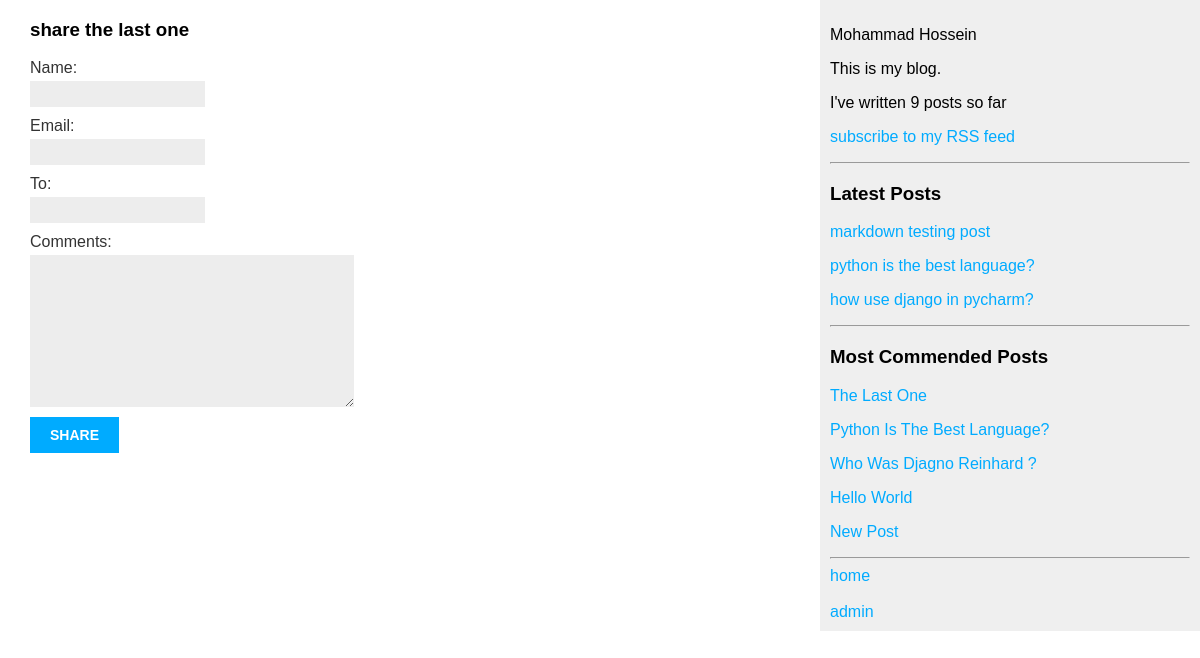
/blog/5/share/, run on the app's committed database.
### blog/models.py (models this page shows, shortened)
class Post(models.Model):
    class Status(models.TextChoices):
        DRAFT = "DF", "Draft"
        PUBLISHED = "PB", "Published"
    title = models.CharField(max_length=250)
    slug = models.SlugField(max_length=250, unique_for_date='publish')
    tags = TaggableManager()
    author = models.ForeignKey(User, on_delete=models.CASCADE, related_name='posts')
    body = models.TextField()
    publish = models.DateTimeField(default=timezone.now)
    created = models.DateTimeField(auto_now_add=True)
    updated = models.DateTimeField(auto_now=True)
    status = models.CharField(max_length=2, choices=Status.choices, default=Status.DRAFT)
    objects = models.Manager()
    published = PublishedManager()
    class Meta:
        ordering = ['-publish']
        indexes = [
            models.Index(fields=['-publish']),
        ]
    def get_absolute_url(self):
        return reverse('blog:post_detail', args=[self.publish.year, self.publish.month, self.publish.day, self.slug])

### blog/views.py (the view)
# urls.py: path('<int:post_id>/share/', post_share, name='post_share'),
def post_share(request, post_id):
    post = get_object_or_404(Post, id=post_id, status=Post.Status.PUBLISHED)
    sent = False
    if request.method == 'POST':
        form = EmailPostForm(request.POST)
        if form.is_valid():
            cd = form.cleaned_data
            post_url = request.build_absolute_uri(
                post.get_absolute_url())
            subject = f"{cd['name']} recommends you read " \
                      f"{post.title}"
            message = f"Read {post.title} at {post_url}\n\n" \
                      f"{cd['name']}\'s comments: {cd['comments']}"
            send_mail(subject, message, 'budeikin52@gmail.com', [cd['to'], ])
            sent = True
    else:
        form = EmailPostForm()
    return render(request, 'blog/post/share.html', {'post': post, 'form': form, 'sent': sent})

### blog/forms.py
class EmailPostForm(forms.Form):
    name = forms.CharField(max_length=25)
    email = forms.EmailField()
    to = forms.EmailField()
    comments = forms.CharField(required=False,
                               widget=forms.Textarea)

### blog/models.py (called while the page is built)
    def get_queryset(self):
        return super().get_queryset().filter(status=Post.Status.PUBLISHED)

### blog/templatetags/blog_tags.py (called while the page is built)
@register.simple_tag
def total_posts():
    return Post.published.count()

@register.inclusion_tag('blog/post/latest_posts.html')
def recent_posts(count=5):
    latest_posts = Post.published.order_by('-publish')[:count]
    return {'latest_posts': latest_posts}

@register.simple_tag
def get_most_commended_posts(count=5):
    return Post.published.annotate(total_comments=Count('comments')).order_by('-total_comments')[:count]

### blog/templates/blog/post/share.html (shortened to what this page needs)
{% extends 'blog/base.html' %}
{% block content %}
    <div>
        {% if sent %}
            <h3>{{ post.tile }} sent successfully to {{ form.cleaned_data.to }}</h3>
        {% else %}
            <h3>share {{ post.title }}</h3>
            <form method="post">
                {{ form.as_p }}
                <input type="submit" value="share">
            </form>
        {% endif %}
    </div>
{% endblock %}

### blog/templates/blog/base.html (shortened to what this page needs)
{% load static %}
{% load blog_tags %}
<!DOCTYPE html>
<html lang="en">
<head>
    <link rel="stylesheet" href="{% static 'blog/css/blog.css' %}">
</head>
<body>
<div id="content">
    {% block content %}
    {% endblock %}
</div>
<div id="sidebar">
    <p>Mohammad Hossein</p>
    <p>This is my blog.</p>
    <p>I've written {% total_posts %} posts so far</p>
    <p>
        <a href="{% url 'blog:post_feed' %}">subscribe to my RSS feed</a>
    </p>
    <hr>
    <h3>Latest Posts</h3>
    {% recent_posts 3 %}
    <hr>
    <h3>Most Commended Posts</h3>
    {% get_most_commended_posts as most_commented_posts %}
    {% for post in most_commented_posts %}
        <a href="{{ post.get_absolute_url }}"><p>{{ post.title|title }}</p></a>
    {% endfor %}
    <hr>
    <a href="http://127.0.0.1:8000/blog/">home</a><br><br>
    <a href="http://127.0.0.1:8000/admin/">admin</a>
</div>
</body>
</html>

### blog/templates/blog/post/latest_posts.html
{% for post in latest_posts %}
    <a href="{{ post.get_absolute_url }}"><p>{{ post.title }}</p></a>
{% endfor %}

### blog/static/blog/css/blog.css (style rules this page uses)
body { margin: 0; padding: 0; font-family: helvetica, sans-serif; }
a { color: #00abff; text-decoration: none; }
#content { float: left; width: 60%; padding: 0 0 0 30px; }
#sidebar { float: right; width: 30%; padding: 10px; background: #efefef; height: 100%; }
label { float: left; clear: both; color: #333; margin-bottom: 4px; }
input, textarea { clear: both; float: left; margin: 0 0 10px; background: #ededed; border: 0; padding: 6px 10px; font-size: 12px; }
input[type=submit] { font-weight: bold; background: #00abff; color: #fff; padding: 10px 20px; font-size: 14px; text-transform: uppercase; }

### data on the page
Post: title "the last one", title "The Last One"
Post: title "markdown testing post"
Post: title "python is the best language?", title "Python Is The Best Language?"
Post: title "how use django in pycharm?"
Post: title "Who Was Djagno Reinhard ?"
Post: title "Hello World"
Post: title "New Post"
